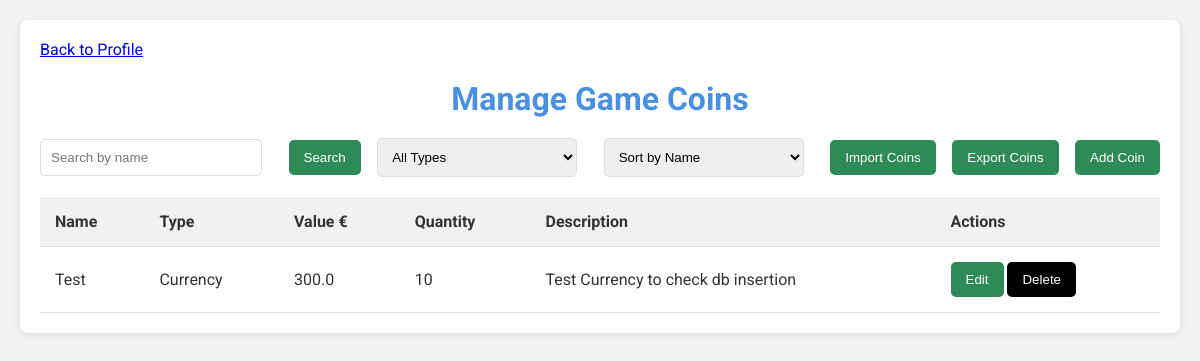
The app's page /coins (signed in) with its own data.
### app.py (models this page shows)
class GameCoin(db.Model):
    id = db.Column(db.Integer, primary_key=True)
    user_id = db.Column(db.Integer, db.ForeignKey('user.id'), nullable=False)
    name = db.Column(db.String(100), nullable=False)
    type = db.Column(db.String(50), nullable=False)
    value = db.Column(db.Float, nullable=False)
    quantity = db.Column(db.Integer, nullable=False)
    description = db.Column(db.Text, nullable=True)
    date_added = db.Column(db.DateTime, default=datetime.utcnow)

### app.py (the view, shortened to what this page needs)
@app.route('/coins', methods=['GET', 'POST'])
@login_required
def manage_coins():
    search_query = request.args.get('search', '')
    coin_type = request.args.get('type', '')
    sort_by = request.args.get('sort', 'name')
    coins = GameCoin.query.filter_by(user_id=current_user.id)
    if search_query:
        coins = coins.filter(GameCoin.name.ilike(f'%{search_query}%'))
    if coin_type:
        coins = coins.filter_by(type=coin_type)
    coins = coins.order_by(getattr(GameCoin, sort_by)).all()
    coins_data = [{
        'id': coin.id,
        'name': coin.name,
        'type': coin.type,
        'value': coin.value,
        'quantity': coin.quantity,
        'description': coin.description
    } for coin in coins]
    return render_template('coins.html', coins=coins_data, search=search_query, type=coin_type)

### app.py (called while the page is built)
@login_manager.user_loader
def load_user(user_id):
    return User.query.get(int(user_id))

### templates/coins.html (shortened to what this page needs)
<!DOCTYPE html>
<html lang="en">
<head>
    <link rel="stylesheet" href="/static/coins/style.css">
</head>
<body>
    <div class="container">
        <a href="{{ url_for('profile') }}">Back to Profile</a>
        <h1>Manage Game Coins</h1>
        <div class="search-bar">
            <input type="text" id="search" placeholder="Search by name" value="{{ search }}">
            <button type="button" class="btn" onclick="searchCoins()">Search</button>
            <select id="type" onchange="searchCoins()">
                <option value="">All Types</option>
            </select>
            <select id="sort" onchange="searchCoins()">
                <option value="">Sort by Name</option>
            </select>
            <button class="btn" onclick="document.getElementById('importModal').style.display='flex'">Import
                Coins</button>
            <a href="{{ url_for('export_coins') }}"><button class="btn">Export Coins</button></a>
            <button class="btn" onclick="document.getElementById('addCoinModal').style.display='flex'">Add Coin</button>
        </div>
        <table>
            <thead>
                <tr>
                    <th>Name</th>
                    <th>Type</th>
                    <th>Value €</th>
                    <th>Quantity</th>
                    <th>Description</th>
                    <th>Actions</th>
                </tr>
            </thead>
            <tbody>
                {% for coin in coins %}
                <tr>
                    <td>{{ coin.name }}</td>
                    <td>{{ coin.type }}</td>
                    <td>{{ coin.value }}</td>
                    <td>{{ coin.quantity }}</td>
                    <td>{{ coin.description }}</td>
                    <td>
                        <button class="btn" onclick="openEditModal({{ coin }})">Edit</button>
                        <button class="btnDelete"
                            onclick="confirmDelete({{ coin.id }}, '{{ coin.name }}')">Delete</button>
                    </td>
                </tr>
                {% endfor %}
            </tbody>
        </table>
    </div>
</body>
</html>

### static/coins/style.css (style rules this page uses)
body { font-family: 'Roboto', sans-serif; margin: 0; padding: 20px; background-color: #f4f4f4; color: #333; }
h1 { text-align: center; color: #4A90E2; margin-bottom: 20px; }
.container { max-width: 1200px; margin: auto; background: #fff; border-radius: 8px; box-shadow: 0 2px 10px rgba(0, 0, 0, 0.1); padding: 20px; }
.search-bar { display: flex; justify-content: space-between; align-items: center; margin-bottom: 20px; }
.search-bar input, .search-bar select { padding: 10px; border: 1px solid #ddd; border-radius: 5px; margin-right: 10px; width: 200px; }
.btn { background-color: seagreen; color: white; padding: 10px 15px; border: none; border-radius: 5px; cursor: pointer; transition: background 0.3s; }
.btnDelete { background-color: black; color: white; padding: 10px 15px; border: none; border-radius: 5px; cursor: pointer; transition: background 0.3s; }
table { width: 100%; border-collapse: collapse; margin-top: 20px; }
th, td { padding: 15px; text-align: left; border-bottom: 1px solid #ddd; }
th { background-color: #f1f1f1; }

### records on screen
GameCoin: name "Test", type "Currency", value "300.0", quantity "10", description "Test Currency to check db insertion"
